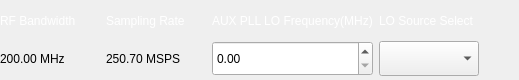
                  <widget class="QFrame" name="frame_2">
                   <property name="sizePolicy">
                    <sizepolicy hsizetype="Expanding" vsizetype="Expanding">
                     <horstretch>0</horstretch>
                     <verstretch>0</verstretch>
                    </sizepolicy>
                   </property>
                   <property name="maximumSize">
                    <size>
                     <width>16777215</width>
                     <height>80</height>
                    </size>
                   </property>
                   <layout class="QHBoxLayout" name="horizontalLayout_22">
                    <property name="leftMargin">
                     <number>0</number>
                    </property>
                    <property name="topMargin">
                     <number>0</number>
                    </property>
                    <property name="rightMargin">
                     <number>0</number>
                    </property>
                    <property name="bottomMargin">
                     <number>0</number>
                    </property>
                    <item>
                     <layout class="QVBoxLayout" name="verticalLayout_17">
                      <property name="spacing">
                       <number>0</number>
                      </property>
                      <item>
                       <widget class="QLabel" name="label_34">
                        <property name="sizePolicy">
                         <sizepolicy hsizetype="Expanding" vsizetype="Expanding">
                          <horstretch>0</horstretch>
                          <verstretch>0</verstretch>
                         </sizepolicy>
                        </property>
                        <property name="minimumSize">
                         <size>
                          <width>100</width>
                          <height>0</height>
                         </size>
                        </property>
                        <property name="maximumSize">
                         <size>
                          <width>200</width>
                          <height>35</height>
                         </size>
                        </property>
                        <property name="styleSheet">
                         <string notr="true">QLabel{
color:rgb(255, 255, 255);
}</string>
                        </property>
                        <property name="text">
                         <string>RF Bandwidth</string>
                        </property>
                       </widget>
                      </item>
                      <item>
                       <widget class="QLabel" name="label_rf_bandwidth_obs">
                        <property name="sizePolicy">
                         <sizepolicy hsizetype="Expanding" vsizetype="Expanding">
                          <horstretch>0</horstretch>
                          <verstretch>0</verstretch>
                         </sizepolicy>
                        </property>
                        <property name="minimumSize">
                         <size>
                          <width>100</width>
                          <height>0</height>
                         </size>
                        </property>
                        <property name="maximumSize">
                         <size>
                          <width>200</width>
                          <height>35</height>
                         </size>
                        </property>
                        <property name="text">
                         <string>200.00 MHz</string>
                        </property>
                       </widget>
                      </item>
                     </layout>
                    </item>
                    <item>
                     <layout class="QVBoxLayout" name="verticalLayout_18">
                      <property name="spacing">
                       <number>0</number>
                      </property>
                      <item>
                       <widget class="QLabel" name="label_36">
                        <property name="sizePolicy">
                         <sizepolicy hsizetype="Expanding" vsizetype="Expanding">
                          <horstretch>0</horstretch>
                          <verstretch>0</verstretch>
                         </sizepolicy>
                        </property>
                        <property name="minimumSize">
                         <size>
                          <width>100</width>
                          <height>0</height>
                         </size>
                        </property>
                        <property name="maximumSize">
                         <size>
                          <width>200</width>
                          <height>35</height>
                         </size>
                        </property>
                        <property name="styleSheet">
                         <string notr="true">QLabel{
color:rgb(255, 255, 255);
}</string>
                        </property>
                        <property name="text">
                         <string>Sampling Rate</string>
                        </property>
                       </widget>
                      </item>
                      <item>
                       <widget class="QLabel" name="label_sampling_freq_obs">
                        <property name="sizePolicy">
                         <sizepolicy hsizetype="Expanding" vsizetype="Expanding">
                          <horstretch>0</horstretch>
                          <verstretch>0</verstretch>
                         </sizepolicy>
                        </property>
                        <property name="minimumSize">
                         <size>
                          <width>100</width>
                          <height>0</height>
                         </size>
                        </property>
                        <property name="maximumSize">
                         <size>
                          <width>200</width>
                          <height>35</height>
                         </size>
                        </property>
                        <property name="text">
                         <string>250.70 MSPS</string>
                        </property>
                       </widget>
                      </item>
                     </layout>
                    </item>
                    <item>
                     <layout class="QVBoxLayout" name="verticalLayout_19">
                      <property name="spacing">
                       <number>0</number>
                      </property>
                      <item>
                       <widget class="QLabel" name="label_38">
                        <property name="sizePolicy">
                         <sizepolicy hsizetype="Expanding" vsizetype="Expanding">
                          <horstretch>0</horstretch>
                          <verstretch>0</verstretch>
                         </sizepolicy>
                        </property>
                        <property name="minimumSize">
                         <size>
                          <width>100</width>
                          <height>0</height>
                         </size>
                        </property>
                        <property name="maximumSize">
                         <size>
                          <width>250</width>
                          <height>35</height>
                         </size>
                        </property>
                        <property name="styleSheet">
                         <string notr="true">QLabel{
color:rgb(255, 255, 255);
}</string>
                        </property>
                        <property name="text">
                         <string>AUX PLL LO Frequency(MHz)</string>
                        </property>
                       </widget>
                      </item>
                      <item>
                       <widget class="QDoubleSpinBox" name="sn_lo_freq">
                        <property name="sizePolicy">
                         <sizepolicy hsizetype="Expanding" vsizetype="Expanding">
                          <horstretch>0</horstretch>
                          <verstretch>0</verstretch>
                         </sizepolicy>
                        </property>
                        <property name="minimumSize">
                         <size>
                          <width>100</width>
                          <height>0</height>
                         </size>
                        </property>
                        <property name="maximumSize">
                         <size>
                          <width>200</width>
                          <height>35</height>
                         </size>
                        </property>
                        <property name="maximum">
                         <double>999999999.000000000000000</double>
                        </property>
                       </widget>
                      </item>
                     </layout>
                    </item>
                    <item>
                     <layout class="QVBoxLayout" name="verticalLayout_20">
                      <property name="spacing">
                       <number>0</number>
                      </property>
                      <item>
                       <widget class="QLabel" name="label_39">
                        <property name="sizePolicy">
                         <sizepolicy hsizetype="Expanding" vsizetype="Expanding">
                          <horstretch>0</horstretch>
                          <verstretch>0</verstretch>
                         </sizepolicy>
                        </property>
                        <property name="minimumSize">
                         <size>
                          <width>100</width>
                          <height>0</height>
                         </size>
                        </property>
                        <property name="maximumSize">
                         <size>
                          <width>200</width>
                          <height>35</height>
                         </size>
                        </property>
                        <property name="styleSheet">
                         <string notr="true">QLabel{
color:rgb(255, 255, 255);
}</string>
                        </property>
                        <property name="text">
                         <string>LO Source Select</string>
                        </property>
                       </widget>
                      </item>
                      <item>
                       <widget class="QComboBox" name="rf_port_select_obs">
                        <property name="sizePolicy">
                         <sizepolicy hsizetype="Expanding" vsizetype="Expanding">
                          <horstretch>0</horstretch>
                          <verstretch>0</verstretch>
                         </sizepolicy>
                        </property>
                        <property name="minimumSize">
                         <size>
                          <width>100</width>
                          <height>35</height>
                         </size>
                        </property>
                        <property name="maximumSize">
                         <size>
                          <width>200</width>
                          <height>35</height>
                         </size>
                        </property>
                       </widget>
                      </item>
                     </layout>
                    </item>
                    <item>
                     <spacer name="horizontalSpacer_20">
                      <property name="orientation">
                       <enum>Qt::Horizontal</enum>
                      </property>
                      <property name="sizeHint" stdset="0">
                       <size>
                        <width>40</width>
                        <height>20</height>
                       </size>
                      </property>
                     </spacer>
                    </item>
                   </layout>
                  </widget>
